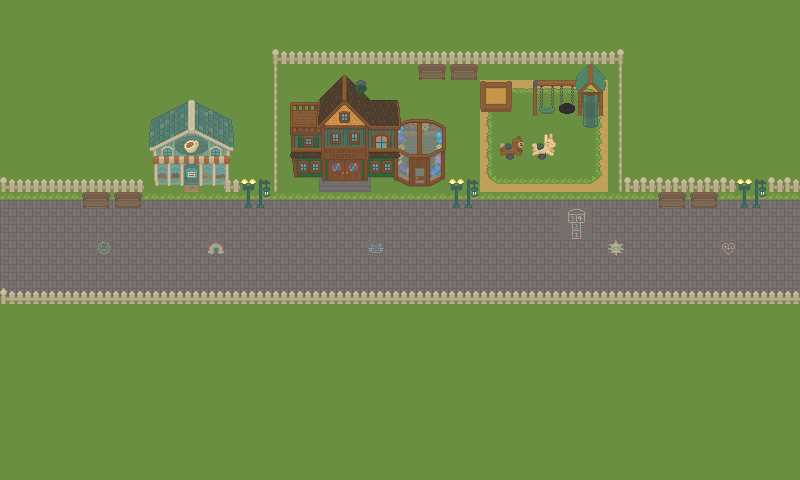

This is a level from a 2D game, rendered from its Tiled map with the project's own tilesets. A one-line summary and the map file follow, with tile-layer data summarised:
An orthogonal 50x30 tile map with 16x16 px tiles, 3 tile layers (Grass, Objetos1, Objetos2), 2 tilesets and 41 objects.

<map version="1.10" tiledversion="1.11.2" orientation="orthogonal" renderorder="right-down" width="50" height="30" tilewidth="16" tileheight="16" infinite="0" nextlayerid="7" nextobjectid="42">
 <tileset firstgid="1" source="../tsx/tiles.tsx" />
 <tileset firstgid="3016" source="../tsx/buildings_all.tsx" />
 <layer id="1" name="Grass" width="50" height="30" locked="1">
  <data>[1500 cells, 1500 non-empty, 17 distinct tile ids]</data>
 </layer>
 <layer id="2" name="Objetos1" width="50" height="30" locked="1">
  <data>[1500 cells, 116 non-empty, 116 distinct tile ids]</data>
 </layer>
 <layer id="3" name="Objetos2" width="50" height="30">
  <data>[1500 cells, 167 non-empty, 52 distinct tile ids]</data>
 </layer>
 <objectgroup id="4" name="colisiones">
  <object id="1" x="624" y="192" width="176" />
  <object id="2" x="624" y="176" width="176" height="16" />
  <object id="3" x="656" y="208" width="112" />
  <object id="4" x="656" y="192" width="112" height="16" />
  <object id="5" x="608" y="48" width="16" height="144" />
  <object id="6" x="416" y="80" width="64" />
  <object id="7" x="416" y="64" width="64" height="16" />
  <object id="8" x="288" y="64" width="320" />
  <object id="9" x="288" y="48" width="320" />
  <object id="10" x="272" y="48" height="144" />
  <object id="11" x="272" y="48" width="16" height="144" />
  <object id="12" x="288" y="48" width="320" />
  <object id="13" x="288" y="64" width="320" />
  <object id="14" x="288" y="48" width="320" height="16" />
  <object id="15" x="448" y="192" width="32" />
  <object id="16" x="448" y="192" width="32" height="16" />
  <object id="17" x="448" y="176" width="32" height="32" />
  <object id="18" x="0" y="176" width="144" height="16" />
  <object id="19" x="80" y="192" width="48" height="16" />
  <object id="20" x="144" y="176" />
  <object id="21" x="144" y="96" width="96" height="96" />
  <object id="22" x="240" y="176" width="32" height="32" />
  <object id="23" x="80" y="192" width="64" height="16" />
  <object id="24" x="0" y="288" width="480" height="16" />
  <object id="25" x="480" y="288" width="320" height="16" />
  <object id="26" x="544" y="112" width="16" />
  <object id="27" x="528" y="80" width="80" height="32" />
  <object id="28" x="576" y="64" width="32" height="16" />
  <object id="29" x="576" y="112" width="32" height="16" />
  <object id="30" x="496" y="144" width="64" height="16" />
  <object id="31" x="512" y="128" width="16" height="16" />
  <object id="32" x="544" y="128" width="16" height="16" />
  <object id="33" x="320" y="176" width="48" height="16" />
  <object id="34" x="288" y="96" width="112" height="80" />
  <object id="35" x="320" y="80" width="48" height="16" />
  <object id="36" x="400" y="112" width="48" height="80" />
  <object id="37" x="480" y="80" width="32" height="32" />
 </objectgroup>
 <objectgroup id="6" name="interacciones">
  <object id="38" x="0" y="192" width="16" height="96">
   <properties>
    <property name="spawnX" type="float" value="160" />
    <property name="spawnY" type="float" value="64" />
    <property name="targetMap" value="exteriores/entretenimiento.tmx" />
    <property name="tipo" value="portal" />
    <property name="transicion" value="fade" />
   </properties>
  </object>
  <object id="39" x="784" y="192" width="16" height="96">
   <properties>
    <property name="spawnX" type="float" value="160" />
    <property name="spawnY" type="float" value="64" />
    <property name="targetMap" value="exteriores/Eduactivo.tmx" />
    <property name="tipo" value="portal" />
    <property name="transicion" value="fade" />
   </properties>
  </object>
  <object id="40" x="176" y="160" width="32" height="32">
   <properties>
    <property name="spawnX" type="float" value="160" />
    <property name="spawnY" type="float" value="64" />
    <property name="targetMap" value="interiores/coffeShop.tmx" />
    <property name="tipo" value="portal" />
    <property name="transicion" value="fade" />
   </properties>
  </object>
  <object id="41" x="320" y="144" width="48" height="48">
   <properties>
    <property name="spawnX" type="float" value="160" />
    <property name="spawnY" type="float" value="64" />
    <property name="targetMap" value="interiores/communityCenter.tmx" />
    <property name="tipo" value="portal" />
    <property name="transicion" value="fade" />
   </properties>
  </object>
 </objectgroup>
</map>
